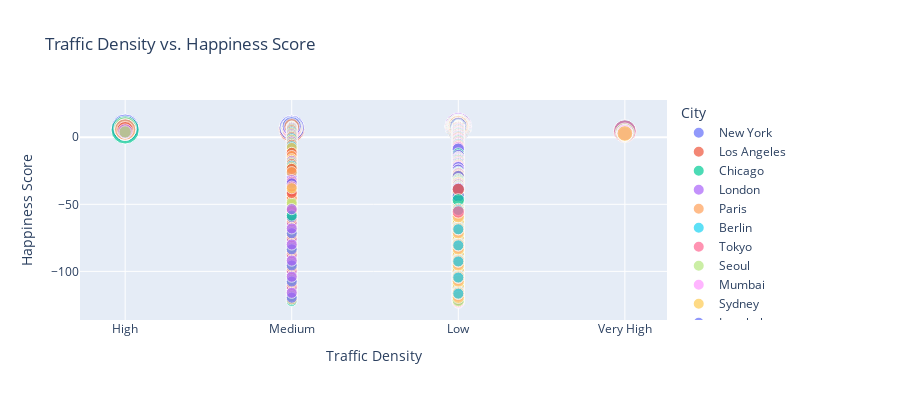

The notebook cell saved with this chart:
### Code cell
scatter = px.scatter(train_df, x='Traffic_Density', y='Happiness_Score', 
                  size='Cost_of_Living_Index', color='City', 
                  title='Traffic Density vs. Happiness Score', 
                  labels={'Traffic_Density':'Traffic Density', 'Happiness_Score':'Happiness Score'},
                  height=400)
scatter.write_html('Traffic_Density_vs_Happiness_Score.html')
scatter.show()
